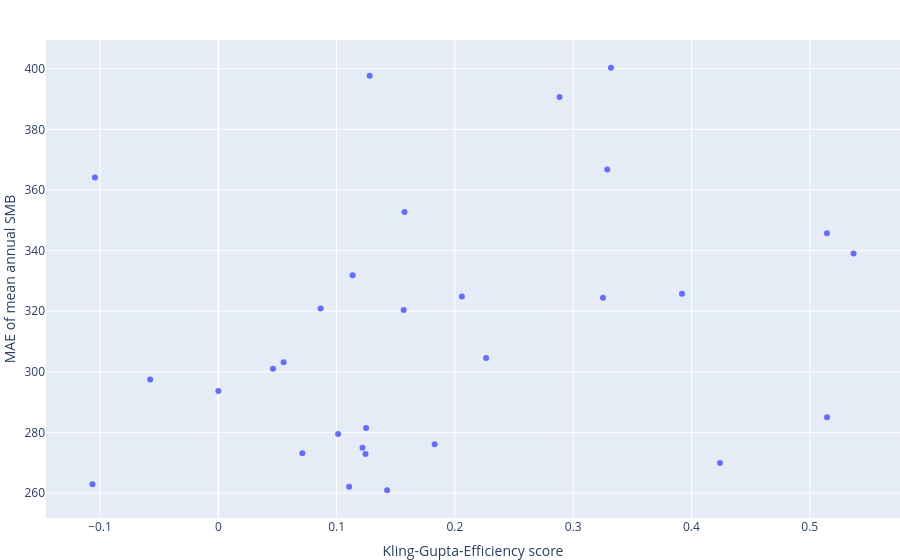

Notebook code cell kept with this figure:
### Markdown cell above
Depending on your sample size and filter criteria, there might still be a large number of possible parameter sets. To identify the best sample, you can either apply further criteria (e.g. seasonal $\text{KGE}$ scores) or use visual methods.

### Code cell
import plotly.graph_objects as go
custom_text = [f'Index: {index}<br>KGE_Runoff: {KGE_Runoff}<br>MAE_SMB: {MAE_SMB}' for (index, KGE_Runoff, MAE_SMB) in
               zip(step4_samples.index, step4_samples['KGE_Runoff'], step4_samples['MAE_SMB'])]

# Create a 2D scatter plot with custom text
fig = go.Figure(data=go.Scatter(
    x=step4_samples['KGE_Runoff'],
    y=step4_samples['MAE_SMB'],
    mode='markers',
    text=custom_text, # Assign custom text to each step4_samples point
    hoverinfo='text',  # Show custom text when hovering
))

# Update layout
fig.update_layout(
    xaxis_title='Kling-Gupta-Efficiency score',
    yaxis_title='MAE of mean annual SMB',
    #title='2D Scatter Plot of like1 and like2 with parPCORR Color Ramp',
    margin=dict(l=0, r=0, b=0, t=40)  # Adjust margins for better visualization
)

# Show the plot
fig.show()

### Figure 1 — Plotly figure (JSON) as saved in the notebook; plotly's stock layout.template omitted (floating-point values rounded to 4 significant figures)
{"data": [{"hoverinfo": "text", "mode": "markers", "text": ["Index: 0<br>KGE_Runoff: 0.28844535<br>MAE_SMB: 390.68832", "Index: 1<br>KGE_Runoff: 0.05519932<br>MAE_SMB: 303.22525", "Index: 2<br>KGE_Runoff: 2.6898944e-05<br>MAE_SMB: 293.7071", "Index: 3<br>KGE_Runoff: 0.2059015<br>MAE_SMB: 324.89395", "Index: 4<br>KGE_Runoff: 0.08647675<br>MAE_SMB: 320.90552", "Index: 5<br>KGE_Runoff: 0.1427185<br>MAE_SMB: 260.94128", "Index: 6<br>KGE_Runoff: 0.5146043<br>MAE_SMB: 285.03592", "Index: 7<br>KGE_Runoff: 0.39201033<br>MAE_SMB: 325.75107", "Index: 8<br>KGE_Runoff: -0.104331106<br>MAE_SMB: 364.10217", "Index: 9<br>KGE_Runoff: 0.046245944<br>MAE_SMB: 301.0112", "Index: 10<br>KGE_Runoff: 0.15673265<br>MAE_SMB: 320.41638", "Index: 11<br>KGE_Runoff: 0.5370302<br>MAE_SMB: 339.05615", "Index: 12<br>KGE_Runoff: 0.11060805<br>MAE_SMB: 262.151", "Index: 13<br>KGE_Runoff: 0.2263909<br>MAE_SMB: 304.57996", "Index: 14<br>KGE_Runoff: 0.12795104<br>MAE_SMB: 397.67532", "Index: 15<br>KGE_Runoff: 0.33191115<br>MAE_SMB: 400.33624", "Index: 16<br>KGE_Runoff: 0.12190137<br>MAE_SMB: 274.97144", "Index: 17<br>KGE_Runoff: 0.32523784<br>MAE_SMB: 324.48093", "Index: 18<br>KGE_Runoff: 0.42412367<br>MAE_SMB: 269.95187", "Index: 19<br>KGE_Runoff: 0.10130127<br>MAE_SMB: 279.53073", "Index: 20<br>KGE_Runoff: 0.32881686<br>MAE_SMB: 366.72385", "Index: 21<br>KGE_Runoff: -0.057613414<br>MAE_SMB: 297.53186", "Index: 22<br>KGE_Runoff: -0.106408946<br>MAE_SMB: 262.96808", "Index: 23<br>KGE_Runoff: 0.51453257<br>MAE_SMB: 345.69562", "Index: 24<br>KGE_Runoff: 0.15741086<br>MAE_SMB: 352.75177", "Index: 25<br>KGE_Runoff: 0.124443226<br>MAE_SMB: 272.95163", "Index: 26<br>KGE_Runoff: 0.11355412<br>MAE_SMB: 331.85342", "Index: 27<br>KGE_Runoff: 0.124917254<br>MAE_SMB: 281.50223", "Index: 28<br>KGE_Runoff: 0.071028896<br>MAE_SMB: 273.16403", "Index: 29<br>KGE_Runoff: 0.18293439<br>MAE_SMB: 276.16022"], "type": "scatter", "x": [0.2884, 0.0552, 2.69e-05, 0.2059, 0.08648, 0.1427, 0.5146, 0.392, -0.1043, 0.04625, 0.1567, 0.537, 0.1106, 0.2264, 0.128, 0.3319, 0.1219, 0.3252, 0.4241, 0.1013, 0.3288, -0.05761, -0.1064, 0.5145, 0.1574, 0.1244, 0.1136, 0.1249, 0.07103, 0.1829], "y": [390.7, 303.2, 293.7, 324.9, 320.9, 260.9, 285.0, 325.8, 364.1, 301.0, 320.4, 339.1, 262.2, 304.6, 397.7, 400.3, 275.0, 324.5, 270.0, 279.5, 366.7, 297.5, 263.0, 345.7, 352.8, 273.0, 331.9, 281.5, 273.2, 276.2]}], "layout": {"margin": {"b": 0, "l": 0, "r": 0, "t": 40}, "xaxis": {"title": {"text": "Kling-Gupta-Efficiency score"}}, "yaxis": {"title": {"text": "MAE of mean annual SMB"}}}}
